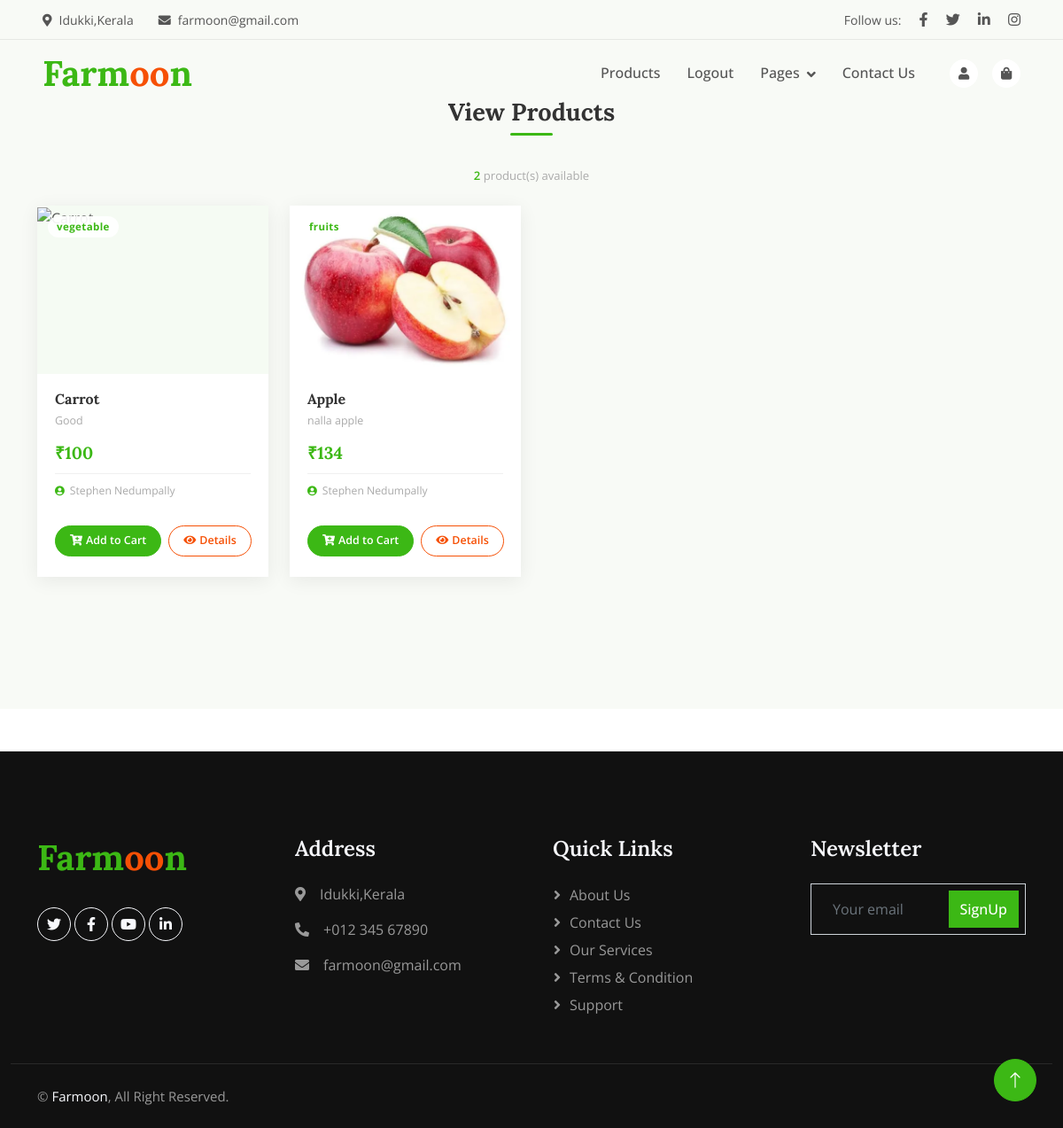
/User/Viewproduct/5, run on the app's committed database.
### Farmer/models.py (models this page shows)
class tbl_product(models.Model):
    product_name= models.CharField(max_length=100)
    product_details= models.CharField(max_length=100)
    product_price= models.CharField(max_length=100)
    product_photo= models.FileField(upload_to = 'Assets/User/Photos/')
    category_id= models.ForeignKey(tbl_category,on_delete=models.CASCADE,null=True,blank=True)
    farmer_id= models.ForeignKey(tbl_farmerregistration,on_delete=models.CASCADE,null=True,blank=True)

### Administrator/models.py (models this page shows)
class tbl_category(models.Model):
    category_name = models.CharField(max_length=30)

### Guest/models.py (models this page shows)
class tbl_farmerregistration(models.Model):
    farmer_name= models.CharField(max_length=100)
    farmer_email= models.CharField(max_length=100)
    farmer_contact= models.CharField(max_length=100)
    farmer_address= models.CharField(max_length=100)
    farmer_photo= models.FileField(upload_to = 'Assets/User/Photos/')
    farmer_proof= models.FileField(upload_to = 'Assets/User/Photos/')
    farmer_password= models.CharField(max_length=100)
    farmer_status= models.IntegerField(default = 0)
    place_id= models.ForeignKey(tbl_place,on_delete=models.CASCADE,null=True,blank=True)

### User/views.py (the view)
# urls.py: path('Viewproduct/<int:fid>',views.Viewproduct,name='Viewproduct'),
def Viewproduct(request,fid):
    Productdata=tbl_product.objects.filter(farmer_id=fid)
    return render(request,'User/Viewproduct.html',{'Productdata':Productdata,'fid':fid})

### User/Templates/User/ViewProduct.html (shortened to what this page needs)
{% load static %}
<!DOCTYPE html>
<html lang="en">
<head>
    <link href="https://cdnjs.cloudflare.com/ajax/libs/font-awesome/5.10.0/css/all.min.css" rel="stylesheet">
    <link href="https://cdn.jsdelivr.net/npm/bootstrap-icons@1.4.1/font/bootstrap-icons.css" rel="stylesheet">
    <link href="{% static 'Main/lib/animate/animate.min.css' %}" rel="stylesheet">
    <link href="{% static 'Main/css/bootstrap.min.css' %}" rel="stylesheet">
    <link href="{% static 'Main/css/style.css' %}" rel="stylesheet">
</head>
<body>
    <div class="container-fluid fixed-top px-0 wow fadeIn" data-wow-delay="0.1s">
        <div class="top-bar row gx-0 align-items-center d-none d-lg-flex">
            <div class="col-lg-6 px-5 text-start">
                <small><i class="fa fa-map-marker-alt me-2"></i>Idukki,Kerala</small>
                <small class="ms-4"><i class="fa fa-envelope me-2"></i>farmoon@gmail.com</small>
            </div>
            <div class="col-lg-6 px-5 text-end">
                <small>Follow us:</small>
                <a class="text-body ms-3" href=""><i class="fab fa-facebook-f"></i></a>
                <a class="text-body ms-3" href=""><i class="fab fa-twitter"></i></a>
                <a class="text-body ms-3" href=""><i class="fab fa-linkedin-in"></i></a>
                <a class="text-body ms-3" href=""><i class="fab fa-instagram"></i></a>
            </div>
        </div>
        <nav class="navbar navbar-expand-lg navbar-light py-lg-0 px-lg-5 wow fadeIn" data-wow-delay="0.1s">
            <a href="{% url 'Guest:index' %}" class="navbar-brand ms-4 ms-lg-0">
                <h1 class="fw-bold text-primary m-0">Farm<span class="text-secondary">oo</span>n</h1>
            </a>
            <div class="collapse navbar-collapse" id="navbarCollapse">
                <div class="navbar-nav ms-auto p-4 p-lg-0">
                    <a href="{% url 'Guest:Product' %}" class="nav-item nav-link">Products</a>
                    <a href="{% url 'Guest:Login' %}" class="nav-item nav-link">Logout</a>
                    <div class="nav-item dropdown">
                        <a href="#" class="nav-link dropdown-toggle" data-bs-toggle="dropdown">Pages</a>
                    </div>
                    <a href="{% url 'Guest:ContactUs' %}" class="nav-item nav-link">Contact Us</a>
                </div>
                <div class="d-none d-lg-flex ms-2">
                    <a class="btn-sm-square bg-white rounded-circle ms-3" href="{% url 'User:MyProfile' %}">
                        <small class="fa fa-user text-body"></small>
                    </a>
                    <a class="btn-sm-square bg-white rounded-circle ms-3" href="{% url 'Guest:Product' %}">
                        <small class="fa fa-shopping-bag text-body"></small>
                    </a>
                </div>
            </div>
        </nav>
    </div>
<div class="page-wrapper">
    <div class="container">
        <h2 class="section-title text-center wow fadeInUp" data-wow-delay="0.1s">
            View Products
        </h2>
        {% if Productdata %}
        <div class="results-meta wow fadeInUp" data-wow-delay="0.1s">
            <span>{{ Productdata|length }}</span> product(s) available
        </div>
        <div class="row g-4">
            {% for i in Productdata %}
            <div class="col-lg-3 col-md-4 col-sm-6 wow fadeInUp"
                 data-wow-delay="0.{% if forloop.counter <= 4 %}{{ forloop.counter }}{% else %}1{% endif %}s">
                <div class="product-card">
                    <div class="product-img-wrap">
                        <img src="{{ i.product_photo.url }}" alt="{{ i.product_name }}">
                        <span class="category-pill">{{ i.category_id.category_name }}</span>
                    </div>
                    <div class="product-body">
                        <div class="product-name">{{ i.product_name }}</div>
                        <div class="product-desc">{{ i.product_details }}</div>
                        <div class="product-price">₹{{ i.product_price }}</div>
                        <div class="seller-row">
                            <i class="fa fa-user-circle"></i>
                            {{ i.farmer_id.farmer_name }}
                        </div>
                    </div>
                    <div class="card-actions">
                        <a href="{% url 'User:Addtocart' i.id fid %}"
                           class="btn btn-primary btn-cart">
                            <i class="fa fa-cart-plus me-1"></i>Add to Cart
                        </a>
                        <a href="{% url 'User:Viewmore' i.id %}"
                           class="btn btn-outline-secondary btn-viewmore">
                            <i class="fa fa-eye me-1"></i>Details
                        </a>
                    </div>
                </div>
            </div>
            {% endfor %}
        </div>
        {% else %}
        <div class="empty-state wow fadeInUp" data-wow-delay="0.1s">
            <i class="fa fa-box-open"></i>
            <p>No products available from this farmer yet.</p>
        </div>
        {% endif %}
    </div>
</div>
    <div class="container-fluid bg-dark footer mt-5 pt-5 wow fadeIn" data-wow-delay="0.1s">
        <div class="container py-5">
            <div class="row g-5">
                <div class="col-lg-3 col-md-6">
                    <h1 class="fw-bold text-primary mb-4">Farm<span class="text-secondary">oo</span>n</h1>
                    <div class="d-flex pt-2">
                        <a class="btn btn-square btn-outline-light rounded-circle me-1" href=""><i class="fab fa-twitter"></i></a>
                        <a class="btn btn-square btn-outline-light rounded-circle me-1" href=""><i class="fab fa-facebook-f"></i></a>
                        <a class="btn btn-square btn-outline-light rounded-circle me-1" href=""><i class="fab fa-youtube"></i></a>
                        <a class="btn btn-square btn-outline-light rounded-circle me-0" href=""><i class="fab fa-linkedin-in"></i></a>
                    </div>
                </div>
                <div class="col-lg-3 col-md-6">
                    <h4 class="text-light mb-4">Address</h4>
                    <p><i class="fa fa-map-marker-alt me-3"></i>Idukki,Kerala</p>
                    <p><i class="fa fa-phone-alt me-3"></i>+012 345 67890</p>
                    <p><i class="fa fa-envelope me-3"></i>farmoon@gmail.com</p>
                </div>
                <div class="col-lg-3 col-md-6">
                    <h4 class="text-light mb-4">Quick Links</h4>
                    <a class="btn btn-link" href="{% url 'Guest:AboutUs' %}">About Us</a>
                    <a class="btn btn-link" href="{% url 'Guest:ContactUs' %}">Contact Us</a>
                    <a class="btn btn-link" href="">Our Services</a>
                    <a class="btn btn-link" href="">Terms & Condition</a>
                    <a class="btn btn-link" href="">Support</a>
                </div>
                <div class="col-lg-3 col-md-6">
                    <h4 class="text-light mb-4">Newsletter</h4>
                    <div class="position-relative mx-auto" style="max-width: 400px;">
                        <input class="form-control bg-transparent w-100 py-3 ps-4 pe-5" type="text" placeholder="Your email">
                        <button type="button" class="btn btn-primary py-2 position-absolute top-0 end-0 mt-2 me-2">SignUp</button>
                    </div>
                </div>
            </div>
        </div>
        <div class="container-fluid copyright">
            <div class="container">
                <div class="row">
                    <div class="col-md-6 text-center text-md-start mb-3 mb-md-0">
                        &copy; <a href="#">Farmoon</a>, All Right Reserved.
                    </div>
                </div>
            </div>
        </div>
    </div>
    <a href="#" class="btn btn-lg btn-primary btn-lg-square rounded-circle back-to-top"><i class="bi bi-arrow-up"></i></a>
</body>
</html>

### Guest/static/Main/css/style.css (style rules this page uses)
:root { --primary: #3CB815; --secondary: #F65005; --light: #F7F8FC; --dark: #111111; }
.back-to-top { position: fixed; display: none; right: 30px; bottom: 30px; z-index: 99; }
.btn { font-weight: 500; transition: .5s; }
.btn.btn-primary, .btn.btn-secondary, .btn.btn-outline-primary:hover, .btn.btn-outline-secondary:hover { color: #FFFFFF; }
.btn-square { width: 38px; height: 38px; }
.btn-sm-square { width: 32px; height: 32px; }
.btn-lg-square { width: 48px; height: 48px; }
.btn-square, .btn-sm-square, .btn-lg-square { padding: 0; display: flex; align-items: center; justify-content: center; font-weight: normal; }
.fixed-top { transition: .5s; }
.top-bar { height: 45px; border-bottom: 1px solid rgba(0, 0, 0, .07); }
.navbar .dropdown-toggle::after { border: none; content: "\f107"; font-family: "Font Awesome 5 Free"; font-weight: 900; vertical-align: middle; margin-left: 8px; }
.navbar .navbar-nav .nav-link { padding: 25px 15px; color: #555555; font-weight: 500; outline: none; }
.footer { color: #999999; }
.footer .btn.btn-link { display: block; margin-bottom: 5px; padding: 0; text-align: left; color: #999999; font-weight: normal; text-transform: capitalize; transition: .3s; }
.footer .btn.btn-link::before { position: relative; content: "\f105"; font-family: "Font Awesome 5 Free"; font-weight: 900; color: #999999; margin-right: 10px; }
.footer .copyright { padding: 25px 0; font-size: 15px; border-top: 1px solid rgba(256, 256, 256, .1); }
.footer .copyright a { color: var(--light); }

### User/Templates/User/ViewProduct.html (style rules this page uses)
.page-wrapper { padding: 110px 0 60px; min-height: 100vh; background: #f8faf6; }
.section-title { font-family: 'Lora', serif; font-size: 1.7rem; font-weight: 700; color: #333; position: relative; padding-bottom: 10px; margin-bottom: 36px; }
.section-title::after { content: ''; position: absolute; bottom: 0; left: 50%; transform: translateX(-50%); width: 48px; height: 3px; background: var(--bs-primary, #5cb85c); border-radius: 2px; }
.product-card { background: #fff; box-shadow: 0 4px 20px rgba(0,0,0,0.07); border-bottom: 3px solid transparent; transition: transform 0.25s, box-shadow 0.25s, border-color 0.25s; display: flex; flex-direction: column; height: 100%; overflow: hidden; }
.product-img-wrap { position: relative; overflow: hidden; height: 190px; background: #f5fbf3; }
.product-img-wrap img { width: 100%; height: 100%; object-fit: cover; transition: transform 0.35s ease; }
.category-pill { position: absolute; top: 12px; left: 12px; background: rgba(255,255,255,0.92); color: var(--bs-primary, #5cb85c); font-family: 'Open Sans', sans-serif; font-size: 0.72rem; font-weight: 700; padding: 3px 10px; border-radius: 50px; letter-spacing: 0.4px; }
.product-body { padding: 18px 20px 14px; flex: 1; display: flex; flex-direction: column; }
.product-name { font-family: 'Lora', serif; font-size: 1rem; font-weight: 700; color: #333; margin-bottom: 5px; line-height: 1.3; }
.product-desc { font-family: 'Open Sans', sans-serif; font-size: 0.78rem; color: #aaa; margin-bottom: 12px; line-height: 1.5; display: -webkit-box; -webkit-line-clamp: 2; -webkit-box-orient: vertical; overflow: hidden; }
.product-price { font-family: 'Lora', serif; font-size: 1.2rem; font-weight: 700; color: var(--bs-primary, #5cb85c); margin-bottom: 8px; }
.seller-row { display: flex; align-items: center; gap: 6px; font-family: 'Open Sans', sans-serif; font-size: 0.76rem; color: #aaa; margin-bottom: 16px; margin-top: auto; padding-top: 10px; border-top: 1px solid #f0f0f0; }
.seller-row i { color: var(--bs-primary, #5cb85c); font-size: 0.7rem; }
.card-actions { display: flex; gap: 8px; padding: 0 20px 20px; }
.btn-cart { border-radius: 50px; font-size: 0.78rem; font-family: 'Open Sans', sans-serif; padding: 7px 16px; font-weight: 600; flex: 1; text-align: center; white-space: nowrap; }
.btn-viewmore { border-radius: 50px; font-size: 0.78rem; font-family: 'Open Sans', sans-serif; padding: 7px 16px; font-weight: 600; flex: 1; text-align: center; white-space: nowrap; }
.results-meta { font-family: 'Open Sans', sans-serif; font-size: 0.82rem; color: #aaa; margin-bottom: 24px; text-align: center; }
.results-meta span { font-weight: 600; color: var(--bs-primary, #5cb85c); }

### data on the page
tbl_product: category_id.category_name "vegetable", product_name "Carrot", product_details "Good", product_price "100", farmer_id.farmer_name "Stephen Nedumpally"
tbl_product: product_photo (picture), category_id.category_name "fruits", product_name "Apple", product_details "nalla apple", product_price "134", farmer_id.farmer_name "Stephen Nedumpally"

### other printed values
{{ Productdata|length }} "2"
